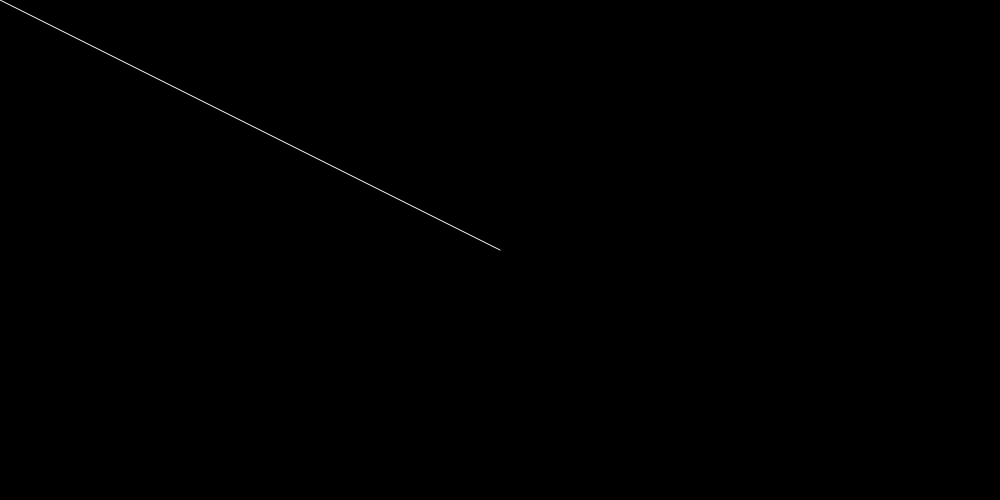
Frame 1 (no input)
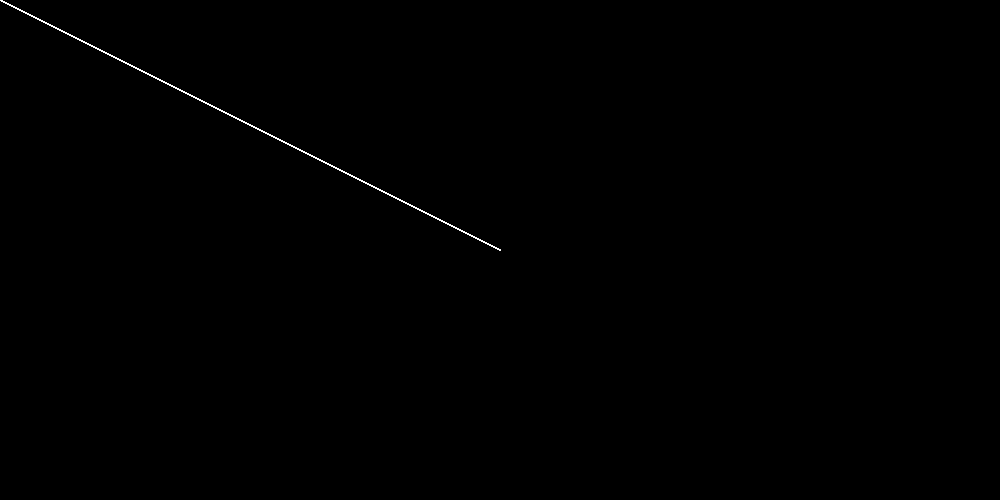
Frame 60 (no input)
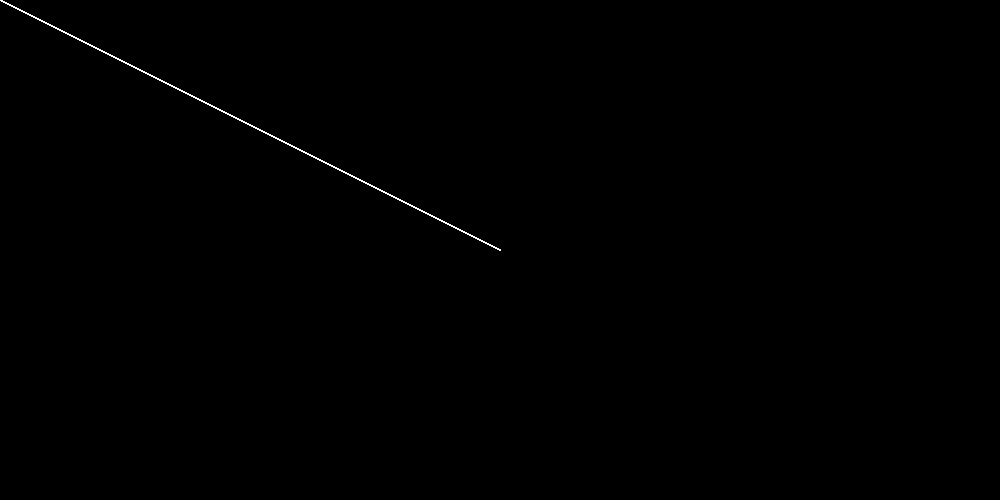
Frame 120 (the mouse pressed at the canvas centre since frame 60)

The p5.js sketch that drew these frames (run headless with seeded random() and noise() and a simulated clock; from frame 60 on, the mouse is pressed at the canvas centre):

// p5.js sketch
// ── sketch.js
function setup() {
  createCanvas(1000,500);
  background(0);
}

function draw() {
  stroke(255);
  line(500, 250, mouseX, mouseY);
}
